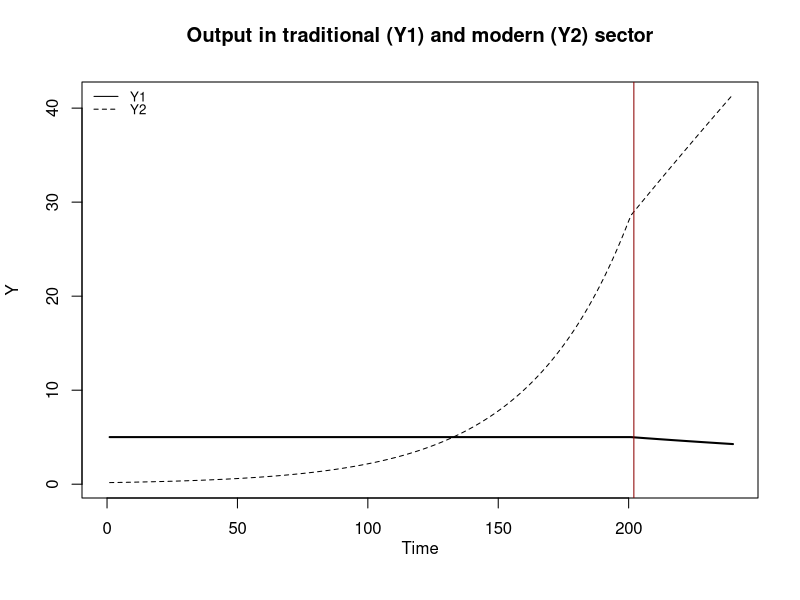
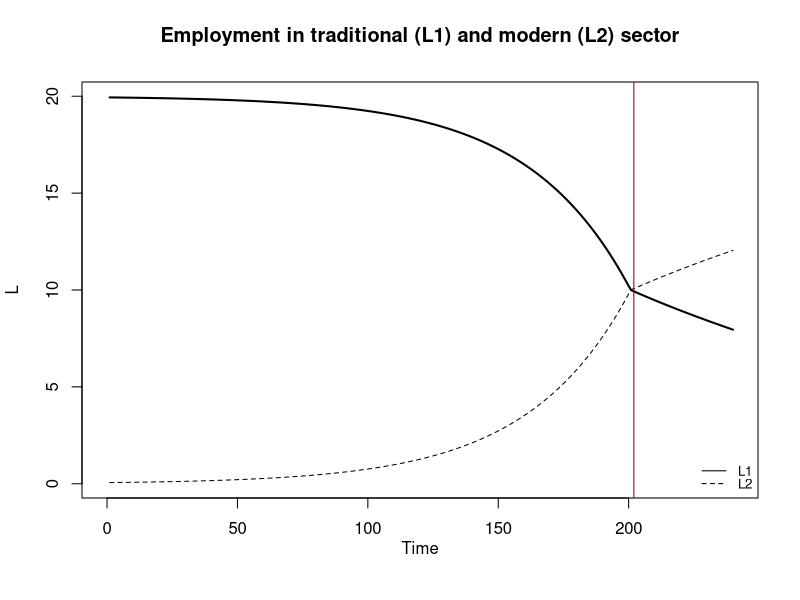
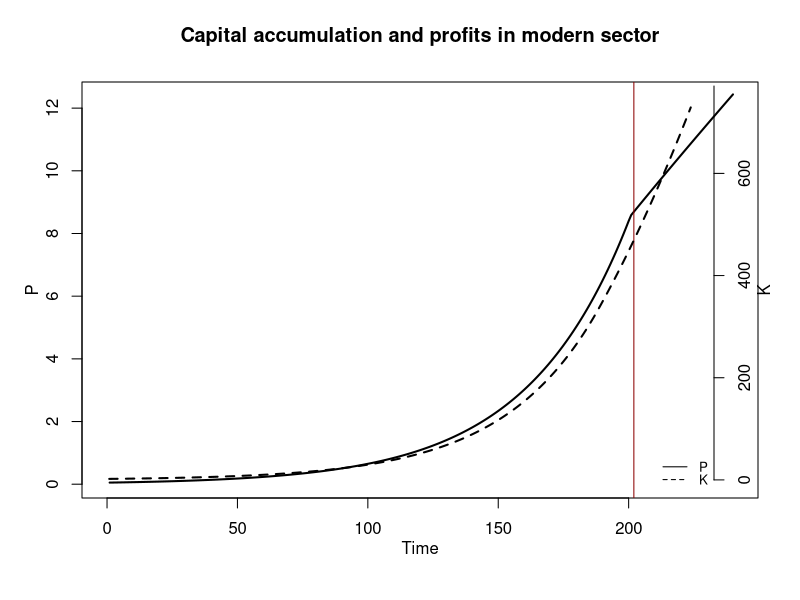
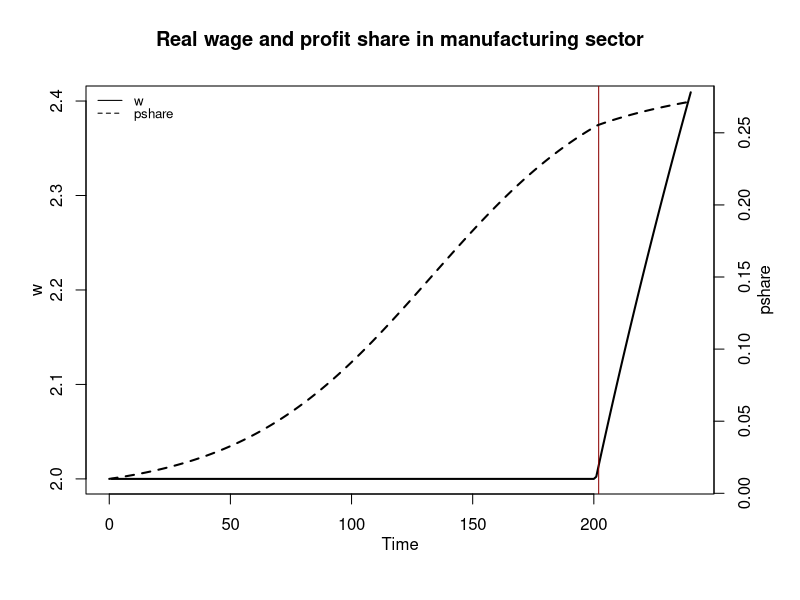
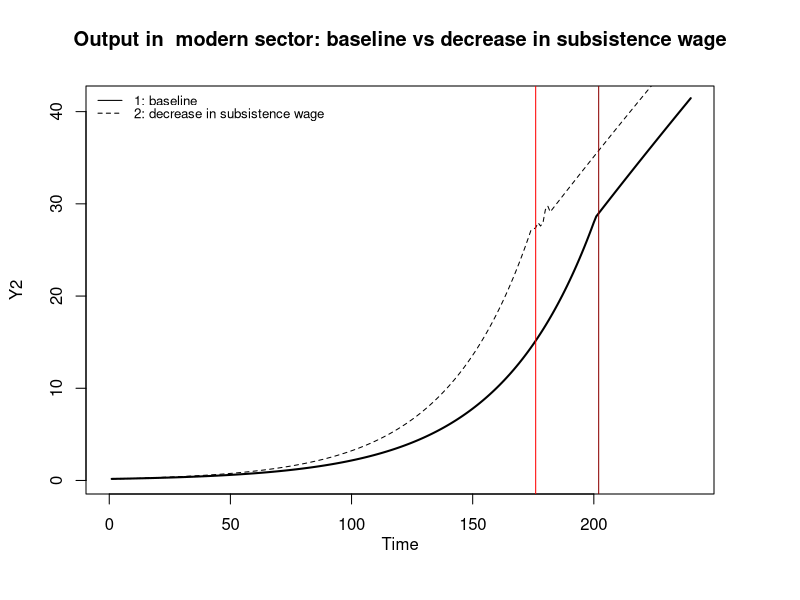
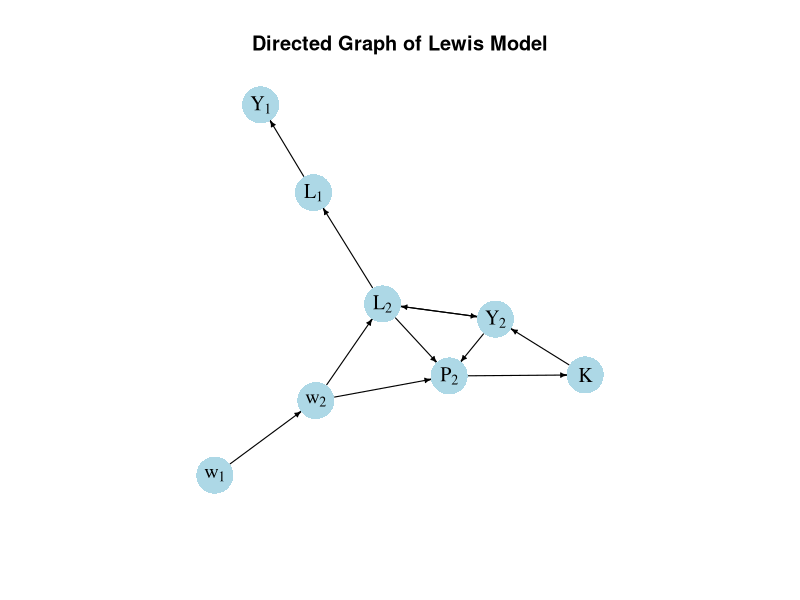

These figures' R source, in order:
## ---- chunk 1
# Clear the environment
rm(list=ls(all=TRUE))

# Set number of periods
T=250

# Set number of scenarios (including baseline)
S=2

# Set period in which shock/shift will occur
s=15

# Create (S x T)-matrices that will contain the simulated data
Y1=matrix(data=1,nrow=S,ncol=T) # Output in sector 1 (traditional)
Y2=matrix(data=1,nrow=S,ncol=T) # Output in sector 2 (modern)
L1=matrix(data=1,nrow=S,ncol=T) # employment in sector 1
L2=matrix(data=1,nrow=S,ncol=T) # employment in sector 2
w2=matrix(data=1,nrow=S,ncol=T) # real wage sector 2
K=matrix(data=1,nrow=S,ncol=T) # capital stock (only in sector 2)
P2=matrix(data=1,nrow=S,ncol=T) #  profits in sector 2

# Set fixed parameter values
alpha=0.7 # labour elasticity of output, sector 1
rho=1     # wage premium
L=20      # total labour supply (exogenous)
gamma=0.2 # labour supply coefficient, sector 2
lambda=10 # employment at which MPL in sector 1 becomes zero
beta=0.7  # labour elasticity of output, sector 2

# Set baseline parameter values
w1=matrix(data=1,nrow=S,ncol=T) # subsistence real wage sector 1

# Set parameter values for different scenarios
w1[2,s:T]=0.9         # scenario 2: fall in subsistence wage

# Initialise such that there is surplus labour (L1 > lambda)
L1[,1]= 0.9*L
L2[,1]= L - L1[,1]

# Simulate the model by looping over T time periods for S different scenarios
for (i in 1:S){
  
  for (t in 2:T){
    
   for (iterations in 1:1000){ # note: order matters due to if-else condition
      
      ## Model equations
      # Output sector1 and wages sector 2
      if(L1[i,t]<lambda){
      Y1[i,t] = (L1[i,t]^alpha)
      w2[i,t]= gamma*L2[i,t]
      }
      else{
      Y1[i,t] = lambda^alpha
      w2[i,t]= w1[i,t] + rho
      }

      # Output sector 2
      Y2[i,t]=(L2[i,t]^beta)*(K[i,t]^(1-beta))
      
      # Profits sector 2
      P2[i,t]=Y2[i,t] - w2[i,t]*L2[i,t]
      
      # Capital accumulation sector 2
      K[i,t]= K[i,t-1] + P2[i,t-1]

      # Employment sector 2 
      L2[i,t] =(beta*Y2[i,t])/w2[i,t]  
      
      # Employment sector 1
      L1[i,t] = L - L2[i,t]
     
    } # close iterations loop
  } # close time loop
} # close scenarios loop

#Calculate profit share of sector 2
PS=P2[,]/(Y1[,]+Y2[,])

#Find period in which Lewis turning point occurs
tp=c(min(which(L1[1,] < lambda)), min(which(L1[2,] < lambda)))
## ---- chunk 2
#| label: fig-output
#| fig-cap: Output in traditional (Y1) and modern (Y2) sector

# Set start and end periods for plots
Tmax=240
Tmin=2

#Output in the two sectors, baseline
plot(Y1[1, Tmin:(Tmax+1)],type="l", col=1, lwd=2, lty=1, xlim=range(0:(Tmax)), xlab="", ylab="Y", ylim=range(Y1[1, Tmin:Tmax],Y2[1, Tmin:(Tmax)])) 
title(main="Output in traditional (Y1) and modern (Y2) sector", xlab = 'Time',cex=0.8 ,line=2)
lines(Y2[1, Tmin:(Tmax+1)],lty=2)
abline(v = tp[1], col = "darkred")
legend("topleft", legend=c("Y1", "Y2"),
       lty=1:2, cex=0.8, bty = "n", y.intersp=0.8)

## ---- chunk 3
#| label: fig-employment
#| fig-cap: Employment in traditional (L1) and modern (L2) sector

#Employment in the two sectors, baseline
plot(L1[1, Tmin:(Tmax+1)],type="l", col=1, lwd=2, lty=1, xlim=range(0:(Tmax)), xlab="", ylab="L", ylim=range(L1[1, Tmin:Tmax],L2[1, Tmin:(Tmax)])) 
title(main="Employment in traditional (L1) and modern (L2) sector", xlab = 'Time',cex=0.8 ,line=2)
lines(L2[1, Tmin:(Tmax+1)],lty=2)
abline(v = tp[1], col = "darkred")
legend("bottomright", legend=c("L1", "L2"),
       lty=1:2, cex=0.8, bty = "n", y.intersp=0.8)

## ---- chunk 4
#| label: fig-capacc
#| fig-cap: Capital accumulation and profits in modern sector

#Profits and capital accumulation in manufacturing, baseline
plot(P2[1, Tmin:(Tmax+1)],type="l", col=1, lwd=2, lty=1, xlim=range(0:(Tmax)), xlab="", ylab="", ylim=range(P2[1, Tmin:Tmax])) 
title(main="Capital accumulation and profits in modern sector",ylab = 'P', xlab = 'Time', cex=0.8, line=2)
abline(v = tp[1], col = "darkred")
par(mar = c(5, 4, 4, 4) + 0.3)
par(new = TRUE)
plot(K[1, Tmin:Tmax],type="l", col=1, lwd=2, lty=2, font.main=1,cex.main=1,ylab = '', axes=FALSE,
     xlab = '',ylim = range(K[1, 2:(Tmax+1)]),cex.axis=1,cex.lab=0.75)
axis(side = 4, at = pretty(range(K[1, 2:(Tmax+1)])))  
mtext("K", side = 4, line = 2)
legend("bottomright", legend=c("P", "K"),
       lty=1:2, cex=0.8, bty = "n", y.intersp=0.8)

## ---- chunk 5
#| label: fig-wage
#| fig-cap: Real wage and profit share in manufacturing sector

# Real wage and profit share in manufacturing
plot(w2[1, Tmin:(Tmax+1)],type="l", col=1, lwd=2, lty=1, xlim=range(0:(Tmax)), xlab="", ylab="", ylim=range(w2[1, Tmin:Tmax])) 
title(main="Real wage and profit share in manufacturing sector",ylab = 'w', xlab = 'Time', cex=0.8, line=2)
abline(v = tp[1], col = "darkred")
par(mar = c(5, 4, 4, 4) + 0.3)
par(new = TRUE)
plot(PS[1, Tmin:Tmax],type="l", col=1, lwd=2, lty=2, font.main=1,cex.main=1,ylab = '', axes=FALSE,
     xlab = '',ylim = range(PS[1, 2:(Tmax+1)]),cex.axis=1,cex.lab=0.75)
axis(side = 4, at = pretty(range(PS[1, 2:(Tmax+1)])))  
mtext("pshare", side = 4, line = 2)
legend("topleft", legend=c("w", "pshare"),
       lty=1:2, cex=0.8, bty = "n", y.intersp=0.8)

## ---- chunk 6
#| label: fig-scen2
#| fig-cap: Output in modern sector (baseline vs decrease in subsistence wage)

plot(Y2[1, Tmin:(Tmax+1)],type="l", col=1, lwd=2, lty=1, xlim=range(0:(Tmax)), xlab="", ylab="Y2", ylim=range(Y2[1, Tmin:Tmax],Y2[1, Tmin:(Tmax)])) 
title(main="Output in  modern sector: baseline vs decrease in subsistence wage", xlab = 'Time',cex=0.8 ,line=2)
lines(Y2[2, Tmin:(Tmax+1)],lty=2)
abline(v = tp[1], col = "darkred")
abline(v = tp[2], col = "red")
legend("topleft", legend=c("1: baseline", "2: decrease in subsistence wage"),
       lty=1:2, cex=0.8, bty = "n", y.intersp=0.8)
## ---- chunk 7
## Create directed graph
# Construct auxiliary Jacobian matrix for 8 variables: 

#              Y1,Y2,L1,L2,w1,w2,P2,K
M_mat=matrix(c(0, 0, 1, 0, 0, 0, 0, 0,
               0, 0, 0, 1, 0, 0, 0, 1,
               0, 0, 0, 1, 0, 0, 0, 0,
               0, 1, 0, 0, 0, 1, 0, 0,
               0, 0, 0, 0, 0, 0, 0, 0,
               0, 0, 0, 0, 1, 0, 0, 0,
               0, 1, 0, 1, 0, 1, 0, 0,
               0, 0, 0, 0, 0, 0, 1, 0), 8, 8, byrow=TRUE)

# Create adjacency matrix from transpose of auxiliary Jacobian 
A_mat=t(M_mat)

# Create directed graph from adjacency matrix
library(igraph)
dg= graph_from_adjacency_matrix(A_mat, mode="directed", weighted= NULL)

# Define node labels
V(dg)$name=c(expression(Y[1]), expression(Y[2]), expression(L[1]), expression(L[2]), 
             expression(w[1]), expression(w[2]), expression(P[2]), "K")

# Plot directed graph
plot(dg, main="Directed Graph of Lewis Model", vertex.size=20, vertex.color="lightblue", 
     vertex.label.color="black", edge.arrow.size=0.3, edge.width=1.1, edge.size=1.2,
     edge.arrow.width=1.2, edge.color="black", vertex.label.cex=1.2, 
     vertex.frame.color="NA", margin=-0.08)
## ---- chunk 8
# Calculate growth rate of capital stock analytically (for baseline)
1+(1-beta)*((w1[1,s]+rho)/beta)^(-beta/(1-beta)) - 1

# Compare with numerical solution (for baseline)
K[1,s+1]/K[1,s] - 1

